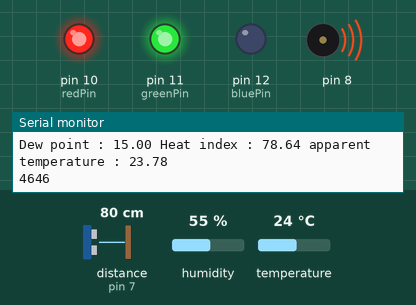
Simulated run of this sketch. Board: Arduino Uno, built with avr-gcc and run on an emulated ATmega328P. Shown: output pins drawn as LEDs (lit = HIGH), buzzer (waves = sounding), the last lines printed to the serial monitor. Wiring (inferred from the names in the program): ultrasonic range finder: trigger pin 6; echo pin 7. Inputs (shaded band) come from the test bench; at power-on: distance to the obstacle (sensor on pin 7) 80 cm, humidity 55 %, temperature 24 °C. The echo pulse lasts 58.3 µs per cm; pins used as bus, display or sensor lines are not drawn.

Above: at 1.2 s.
1.3 s: distance to the obstacle (sensor on pin 7) set to 98 cm
4.8 s: distance to the obstacle (sensor on pin 7) set to 105 cm
At 5.3 s:
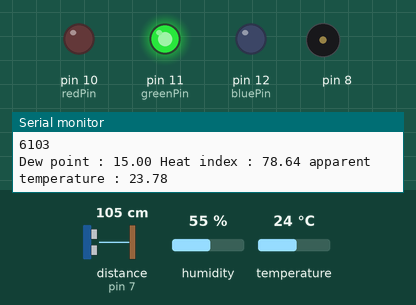
6.3 s: distance to the obstacle (sensor on pin 7) set to 2 cm
At 6.55 s:
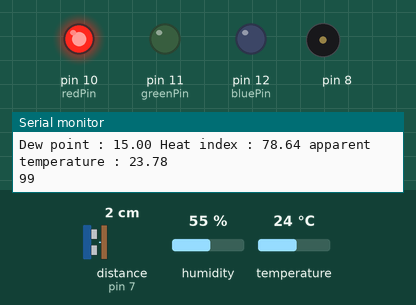
9.8 s: distance to the obstacle (sensor on pin 7) set to 29 cm
16.0 s: distance to the obstacle (sensor on pin 7) set to 34 cm
At 16.17 s:
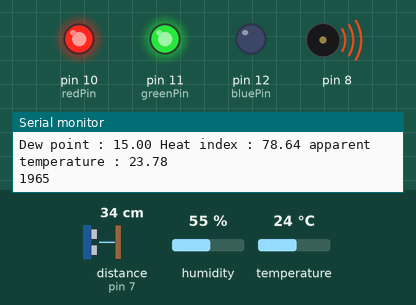
19.5 s: distance to the obstacle (sensor on pin 7) set to 4 cm
At 19.69 s:
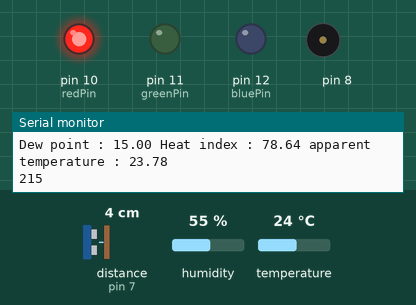
Timing chart, 0 to 24.0 s (numbered marks = the images above; inputs shaded):
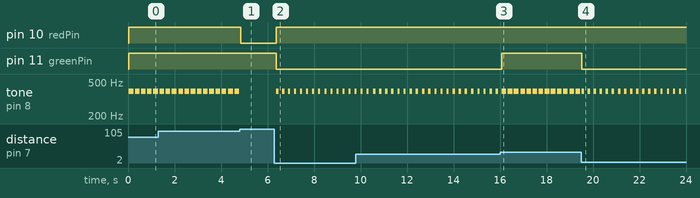

Measured:
- the behaviour switches between 100 and 101 cm on distance to the obstacle (sensor on pin 7) (found by bisection; images 0 and 1)
- the behaviour switches between 30 and 31 cm on distance to the obstacle (sensor on pin 7) (found by bisection; images 2 and 3)
- after the input at 4.8 s, pin 10 (redPin): HIGH → LOW after 0.05 s; tone on pin 8: stops changing and stays silent
- after the input at 6.3 s, pin 10 (redPin): LOW → HIGH after 0.07 s; pin 11 (greenPin): HIGH → LOW after 0.07 s; tone on pin 8: alternates 392 Hz for 0.10 s and silent for 0.16 s, starting after 0.07 s
- after the input at 16.0 s, pin 11 (greenPin): LOW → HIGH after 0.08 s
- after the input at 19.5 s, pin 11 (greenPin): HIGH → LOW at once
- by itself, tone on pin 8: alternates 392 Hz for 0.20 s and silent for 0.07 s

The sketch:

detect_DHT.ino
```cpp
#define echoPin 7
#define trigPin 6
#define DHTPIN 2

#include "DHT.h"
#define DHTTYPE DHT11

int maximumRange = 200;
int minimumRange = 0;
long duration, distance;
const int redPin = 10;
const int greenPin = 11;
const int bluePin = 12;

DHT dht(DHTPIN, DHTTYPE);

void setup() {
  // put your setup code here, to run once:
  Serial.begin(9600);
  pinMode(trigPin, OUTPUT);
  pinMode(echoPin, INPUT);
  pinMode(redPin, OUTPUT);
  pinMode(greenPin, OUTPUT);
  pinMode(bluePin, OUTPUT);
  dht.begin();
}

void loop() {
  // put your main code here, to run repeatedly:
  digitalWrite(trigPin, LOW);
  delayMicroseconds(2);

  digitalWrite(trigPin, HIGH);
  delayMicroseconds(10);
  digitalWrite(trigPin, LOW);
  duration = pulseIn(echoPin, HIGH);

  float t = dht.readTemperature();
  float f = dht.readTemperature(true);
  float h = dht.readHumidity();
  float e = (h / 100) * 6.105 * exp(17.27*t /(237.7 + t));

  float dewpoint = t - ((100 - h) / 5);
  Serial.print(F("Dew point : "));
  Serial.print(dewpoint);

  float HI = -41.379 + (2.04901523 * f) + (10.14333127 * h) + (-0.22475541 * f * h) + (-0.00683783 * f * f) + (-0.05481717 * h * h) + (0.00122874 * f * f * h) + (0.00085282 * f * h * h) + (-0.00000199 * f * f * h * h);

  Serial.print(F(" Heat index : "));
  Serial.print(HI);

  float at = 1.04 * t + 0.2 * e - 0.65 * 2.7 -2.7;

  Serial.print(F(" apparent temperature : "));
  Serial.println(at);

  float c = 1.0 / (331.3 + 0.606 * t) * 10000 * 2;
  Serial.println(duration);
  distance = duration / c;

  if(distance >= 30 && distance <= 100){
    //Serial.println(distance);
    analogWrite(redPin, 255);
    analogWrite(greenPin, 255);
    analogWrite(bluePin, 0);
    tone(8, 392, 200);
    delay(250);
  }
  else if(distance < 30){
    //Serial.println(distance);
    analogWrite(redPin, 255);
    analogWrite(greenPin, 0);
    analogWrite(bluePin, 0);
    tone(8, 392, 100);
    delay(250);
  }
  else{
    //Serial.println(distance);
    analogWrite(redPin, 0);
    analogWrite(greenPin, 255);
    analogWrite(bluePin, 0);
    delay(50);
  }
}
```
